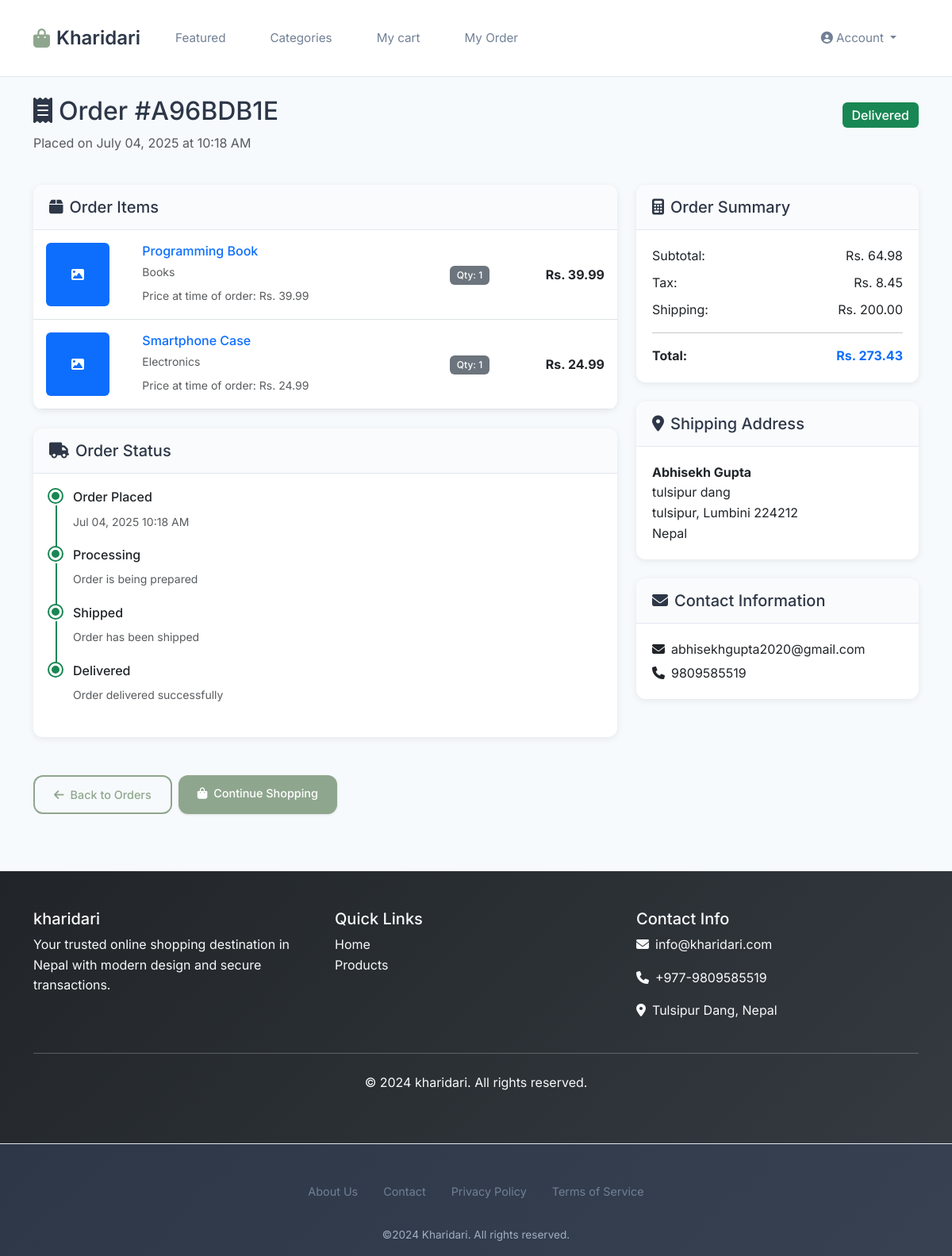
The app's page /order/A96BDB1E/ (signed in) with its own data.
### ecommerce/models.py (models this page shows, shortened)
class Order(models.Model):
    STATUS_CHOICES = [
        ('pending', 'Pending'),
        ('processing', 'Processing'),
        ('shipped', 'Shipped'),
        ('delivered', 'Delivered'),
        ('cancelled', 'Cancelled'),
    ]
    PAYMENT_METHOD_CHOICES = [
        ('cod', 'Cash on Delivery'),
        ('esewa', 'eSewa'),
        ('khalti', 'Khalti'),
    ]
    user = models.ForeignKey(User, on_delete=models.CASCADE, related_name='orders')
    order_number = models.CharField(max_length=20, unique=True)
    status = models.CharField(max_length=20, choices=STATUS_CHOICES, default='pending')
    payment_method = models.CharField(max_length=20, choices=PAYMENT_METHOD_CHOICES, default='cod')
    first_name = models.CharField(max_length=50)
    last_name = models.CharField(max_length=50)
    email = models.EmailField()
    phone = models.CharField(max_length=20)
    address_line_1 = models.CharField(max_length=100)
    address_line_2 = models.CharField(max_length=100, blank=True)
    city = models.CharField(max_length=50)
    state = models.CharField(max_length=50)
    postal_code = models.CharField(max_length=20)
    country = models.CharField(max_length=50, default='Nepal')
    subtotal = models.DecimalField(max_digits=10, decimal_places=2)
    tax = models.DecimalField(max_digits=10, decimal_places=2, default=0)
    shipping = models.DecimalField(max_digits=10, decimal_places=2, default=0)
    total = models.DecimalField(max_digits=10, decimal_places=2)
    created_at = models.DateTimeField(auto_now_add=True)
    updated_at = models.DateTimeField(auto_now=True)
    class Meta:
        ordering = ['-created_at']

class OrderItem(models.Model):
    order = models.ForeignKey(Order, on_delete=models.CASCADE, related_name='items')
    product = models.ForeignKey(Product, on_delete=models.CASCADE)
    quantity = models.PositiveIntegerField()
    price = models.DecimalField(max_digits=10, decimal_places=2)  # Price at time of order
    def get_total_price(self):
        return self.quantity * self.price

class Product(models.Model):
    name = models.CharField(max_length=200)
    slug = models.SlugField(max_length=200, unique=True)
    description = models.TextField()
    price = models.DecimalField(max_digits=10, decimal_places=2)
    discount_price = models.DecimalField(max_digits=10, decimal_places=2, blank=True, null=True)
    category = models.ForeignKey(Category, on_delete=models.CASCADE, related_name='products')
    image = models.ImageField(upload_to='products/')
    stock = models.PositiveIntegerField(default=0)
    is_active = models.BooleanField(default=True)
    is_featured = models.BooleanField(default=False)
    created_at = models.DateTimeField(auto_now_add=True)
    updated_at = models.DateTimeField(auto_now=True)
    class Meta:
        ordering = ['-created_at']
    def get_absolute_url(self):
        return reverse('product_detail', kwargs={'slug': self.slug})

class Category(models.Model):
    name = models.CharField(max_length=100, unique=True)
    slug = models.SlugField(max_length=100, unique=True)
    description = models.TextField(blank=True)
    image = models.ImageField(upload_to='categories/', blank=True, null=True)
    created_at = models.DateTimeField(auto_now_add=True)
    updated_at = models.DateTimeField(auto_now=True)
    is_active = models.BooleanField(default=True)
    class Meta:
        verbose_name_plural = "Categories"
        ordering = ['name']

### ecommerce/views.py (the view)
# urls.py: path('order/<str:order_number>/', views.order_detail_view, name='order_detail'),
@login_required
@customer_only
def order_detail_view(request, order_number):
    order = get_object_or_404(Order, order_number=order_number, user=request.user)
    context = {
        'order': order,
    }
    return render(request, 'ecommerce/order_detail.html', context)

### templates/ecommerce/order_detail.html (shortened to what this page needs)
{% extends 'base.html' %}
{% load static %}
{% block content %}
<div class="container py-4">
    <div class="row mb-4">
        <div class="col-12">
            <div class="d-flex justify-content-between align-items-center">
                <h1 class="h2">
                    <i class="fas fa-receipt me-2"></i>Order #{{ order.order_number }}
                </h1>
                <span class="badge bg-{% if order.status == 'pending' %}warning{% elif order.status == 'processing' %}info{% elif order.status == 'shipped' %}primary{% elif order.status == 'delivered' %}success{% else %}danger{% endif %} fs-6">
                    {{ order.get_status_display }}
                </span>
            </div>
            <p class="text-muted">Placed on {{ order.created_at|date:"F d, Y \a\t g:i A" }}</p>
        </div>
    </div>
    <div class="row">
        <div class="col-lg-8">
            <div class="card mb-4">
                <div class="card-header">
                    <h5 class="mb-0">
                        <i class="fas fa-box me-2"></i>Order Items
                    </h5>
                </div>
                <div class="card-body p-0">
                    {% for item in order.items.all %}
                    <div class="border-bottom p-3">
                        <div class="row align-items-center">
                            <div class="col-md-2">
                                {% if item.product.image %}
                                    <img src="{{ item.product.image.url }}"
                                         class="img-fluid rounded"
                                         alt="{{ item.product.name }}"
                                         style="max-height: 80px;">
                                {% else %}
                                    <div class="bg-primary d-flex align-items-center justify-content-center text-white rounded" style="height: 80px; width: 80px;">
                                        <i class="fas fa-image"></i>
                                    </div>
                                {% endif %}
                            </div>
                            <div class="col-md-6">
                                <h6 class="mb-1">
                                    <a href="{{ item.product.get_absolute_url }}"
                                       class="text-decoration-none">
                                        {{ item.product.name }}
                                    </a>
                                </h6>
                                <small class="text-muted">{{ item.product.category.name }}</small>
                                <div class="mt-1">
                                    <small class="text-muted">Price at time of order: Rs. {{ item.price }}</small>
                                </div>
                            </div>
                            <div class="col-md-2 text-center">
                                <span class="badge bg-secondary">Qty: {{ item.quantity }}</span>
                            </div>
                            <div class="col-md-2 text-end">
                                <span class="fw-bold">Rs. {{ item.get_total_price }}</span>
                            </div>
                        </div>
                    </div>
                    {% endfor %}
                </div>
            </div>
            <div class="card">
                <div class="card-header">
                    <h5 class="mb-0">
                        <i class="fas fa-truck me-2"></i>Order Status
                    </h5>
                </div>
                <div class="card-body">
                    <div class="timeline">
                        <div class="timeline-item {% if order.status == 'pending' or order.status == 'processing' or order.status == 'shipped' or order.status == 'delivered' %}completed{% endif %}">
                            <div class="timeline-marker"></div>
                            <div class="timeline-content">
                                <h6>Order Placed</h6>
                                <small class="text-muted">{{ order.created_at|date:"M d, Y g:i A" }}</small>
                            </div>
                        </div>
                        <div class="timeline-item {% if order.status == 'processing' or order.status == 'shipped' or order.status == 'delivered' %}completed{% endif %}">
                            <div class="timeline-marker"></div>
                            <div class="timeline-content">
                                <h6>Processing</h6>
                                <small class="text-muted">
                                    {% if order.status == 'processing' or order.status == 'shipped' or order.status == 'delivered' %}
                                        Order is being prepared
                                    {% else %}
                                        Pending
                                    {% endif %}
                                </small>
                            </div>
                        </div>
                        <div class="timeline-item {% if order.status == 'shipped' or order.status == 'delivered' %}completed{% endif %}">
                            <div class="timeline-marker"></div>
                            <div class="timeline-content">
                                <h6>Shipped</h6>
                                <small class="text-muted">
                                    {% if order.status == 'shipped' or order.status == 'delivered' %}
                                        Order has been shipped
                                    {% else %}
                                        Pending
                                    {% endif %}
                                </small>
                            </div>
                        </div>
                        <div class="timeline-item {% if order.status == 'delivered' %}completed{% endif %}">
                            <div class="timeline-marker"></div>
                            <div class="timeline-content">
                                <h6>Delivered</h6>
                                <small class="text-muted">
                                    {% if order.status == 'delivered' %}
                                        Order delivered successfully
                                    {% else %}
                                        Pending
                                    {% endif %}
                                </small>
                            </div>
                        </div>
                    </div>
                </div>
            </div>
        </div>
        <div class="col-lg-4">
            <div class="card mb-4">
                <div class="card-header">
                    <h5 class="mb-0">
                        <i class="fas fa-calculator me-2"></i>Order Summary
                    </h5>
                </div>
                <div class="card-body">
                    <div class="d-flex justify-content-between mb-2">
                        <span>Subtotal:</span>
                        <span>Rs. {{ order.subtotal }}</span>
                    </div>
                    <div class="d-flex justify-content-between mb-2">
                        <span>Tax:</span>
                        <span>Rs. {{ order.tax }}</span>
                    </div>
                    <div class="d-flex justify-content-between mb-2">
                        <span>Shipping:</span>
                        <span>
                            {% if order.shipping == 0 %}
                                <span class="text-success">FREE</span>
                            {% else %}
                                Rs. {{ order.shipping }}
                            {% endif %}
                        </span>
                    </div>
                    <hr>
                    <div class="d-flex justify-content-between">
                        <strong>Total:</strong>
                        <strong class="text-primary">Rs. {{ order.total }}</strong>
                    </div>
                </div>
            </div>
            <div class="card mb-4">
                <div class="card-header">
                    <h5 class="mb-0">
                        <i class="fas fa-map-marker-alt me-2"></i>Shipping Address
                    </h5>
                </div>
                <div class="card-body">
                    <address class="mb-0">
                        <strong>{{ order.first_name }} {{ order.last_name }}</strong><br>
                        {{ order.address_line_1 }}<br>
                        {{ order.city }}, {{ order.state }} {{ order.postal_code }}<br>
                        {{ order.country }}
                    </address>
                </div>
            </div>
            <div class="card">
                <div class="card-header">
                    <h5 class="mb-0">
                        <i class="fas fa-envelope me-2"></i>Contact Information
                    </h5>
                </div>
                <div class="card-body">
                    <p class="mb-1">
                        <i class="fas fa-envelope me-2"></i>{{ order.email }}
                    </p>
                    <p class="mb-0">
                        <i class="fas fa-phone me-2"></i>{{ order.phone }}
                    </p>
                </div>
            </div>
        </div>
    </div>
    <div class="row mt-4">
        <div class="col-12">
            <div class="d-flex gap-2">
                <a href="{% url 'order_history' %}" class="btn btn-outline-primary">
                    <i class="fas fa-arrow-left me-2"></i>Back to Orders
                </a>
                <a href="{% url 'product_list' %}" class="btn btn-primary">
                    <i class="fas fa-shopping-bag me-2"></i>Continue Shopping
                </a>
            </div>
        </div>
    </div>
</div>
{% endblock %}

### records on screen
Order: order_number "A96BDB1E", status "Delivered", created_at "July 04, 2025 at 10:18 AM", created_at "Jul 04, 2025 10:18 AM", subtotal "64.98", tax "8.45", shipping "200.00", total "273.43", first_name "Abhisekh", last_name "Gupta", address_line_1 "tulsipur dang", city "tulsipur", state "Lumbini", postal_code "224212", country "Nepal", email "abhisekhgupta2020@gmail.com", phone "9809585519"
OrderItem: product.name "Programming Book", product.category.name "Books", price "39.99", quantity "1", get_total_price "39.99"
OrderItem: product.name "Smartphone Case", product.category.name "Electronics", price "24.99", quantity "1", get_total_price "24.99"
